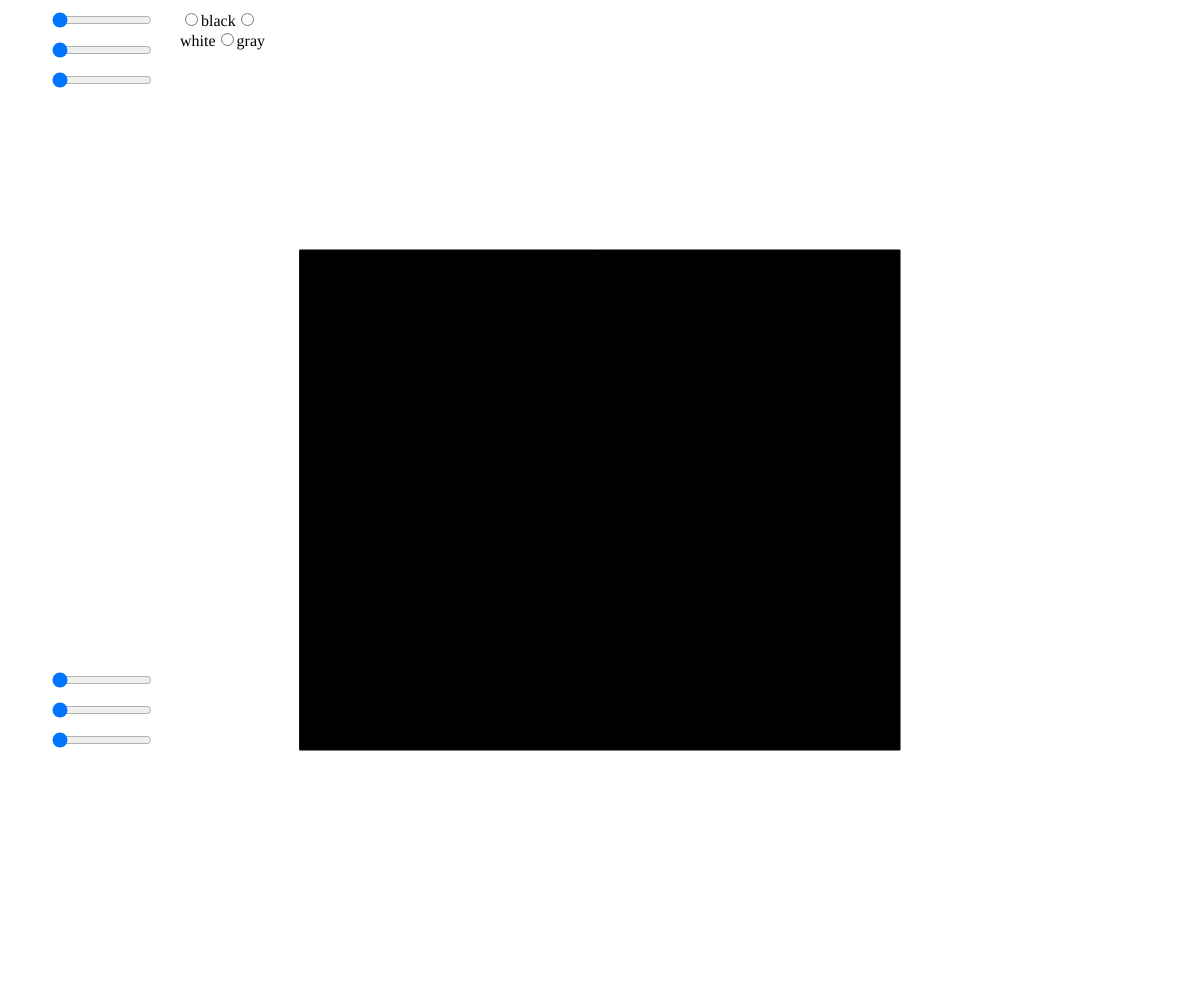
Frame 1 (no input)
Frame 60 (no input): identical to frame 1, image omitted
Frame 120 (the mouse pressed at the canvas centre since frame 60): identical to frame 1, image omitted

The p5.js sketch that drew this single still picture (run headless with seeded random() and noise() and a simulated clock; from frame 60 on, the mouse is pressed at the canvas centre):

// p5.js sketch
// ── sketch.js
// Project Title
// Your Name
// Date
//
// Extra for Experts:
// - describe what you did to take this project "above and beyond"

let slider1;
let slider2;
let slider3;
let shape1;
let shape2;
let shape3;
let radio;
let Square = (30, 20, 55);
let circle = (30, 30, 20);
let ellipse = (56, 46, 55, 55);

function setup() {
  createCanvas(windowWidth, windowHeight);
  slider1 = createSlider(0, 255, 0); {
    slider1.position(50, 670);
    slider1.style("width", "100px");
  }
  slider2 = createSlider(0, 255, 0); {
    slider2.position(50, 700);
    slider2.style("width", "100px");
  }
  slider3 = createSlider(0, 255, 0); {
    slider3.position(50, 730);
    slider3.style("width", "100px");
  }
  shape1 = createSlider(0, 255, 0); {
    shape1.position(50, 10);
    shape1.style("width", "100px");
  }
  shape2 = createSlider(0, 255, 0); {
    shape2.position(50, 40);
    shape2.style("width", "100px");
  }
  shape3 = createSlider(0, 255, 0); {
    shape3.position(50, 70);
    shape3.style("width", "100px");
  }
  radio = createRadio();
  radio.option("black");
  radio.option("white");
  radio.option("gray");
  radio.style("width", "100px");
  textAlign(CENTER);
  fill(255, 0, 0);
  radio.position(180, 10);
}

function draw() {
  background(255);
  print(slider1.value());
  print(slider2.value());
  print(slider3.value());
  rectMode(CENTER);
  fill(slider1.value(), slider2.value(), slider3.value());
  rect(width / 2, height / 2, width / 2, height / 2);

  if (shape1.value() === 1); {
    //rect(width/2, height - height/4, width - width/4 , height/2);
  }
}
